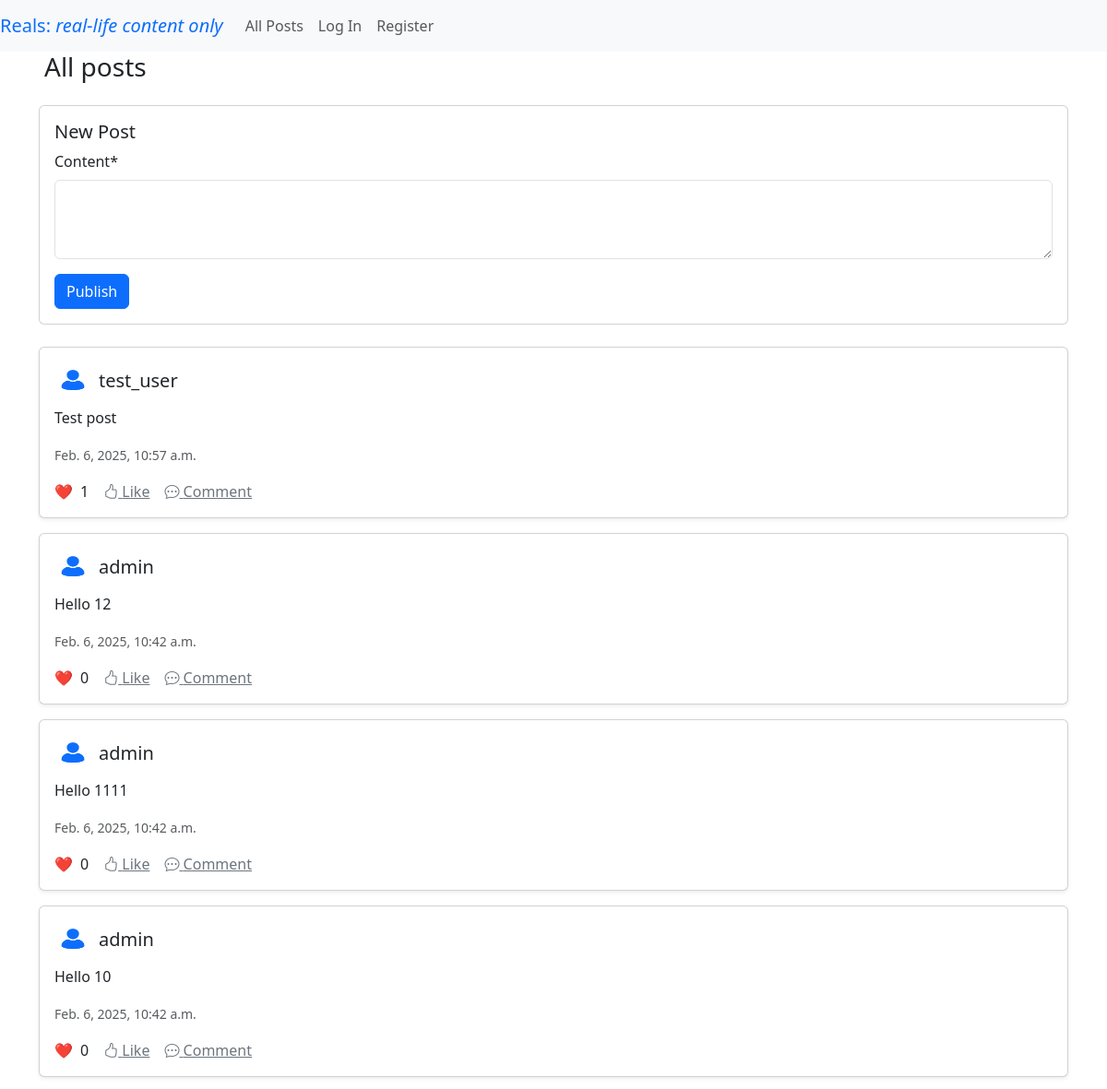
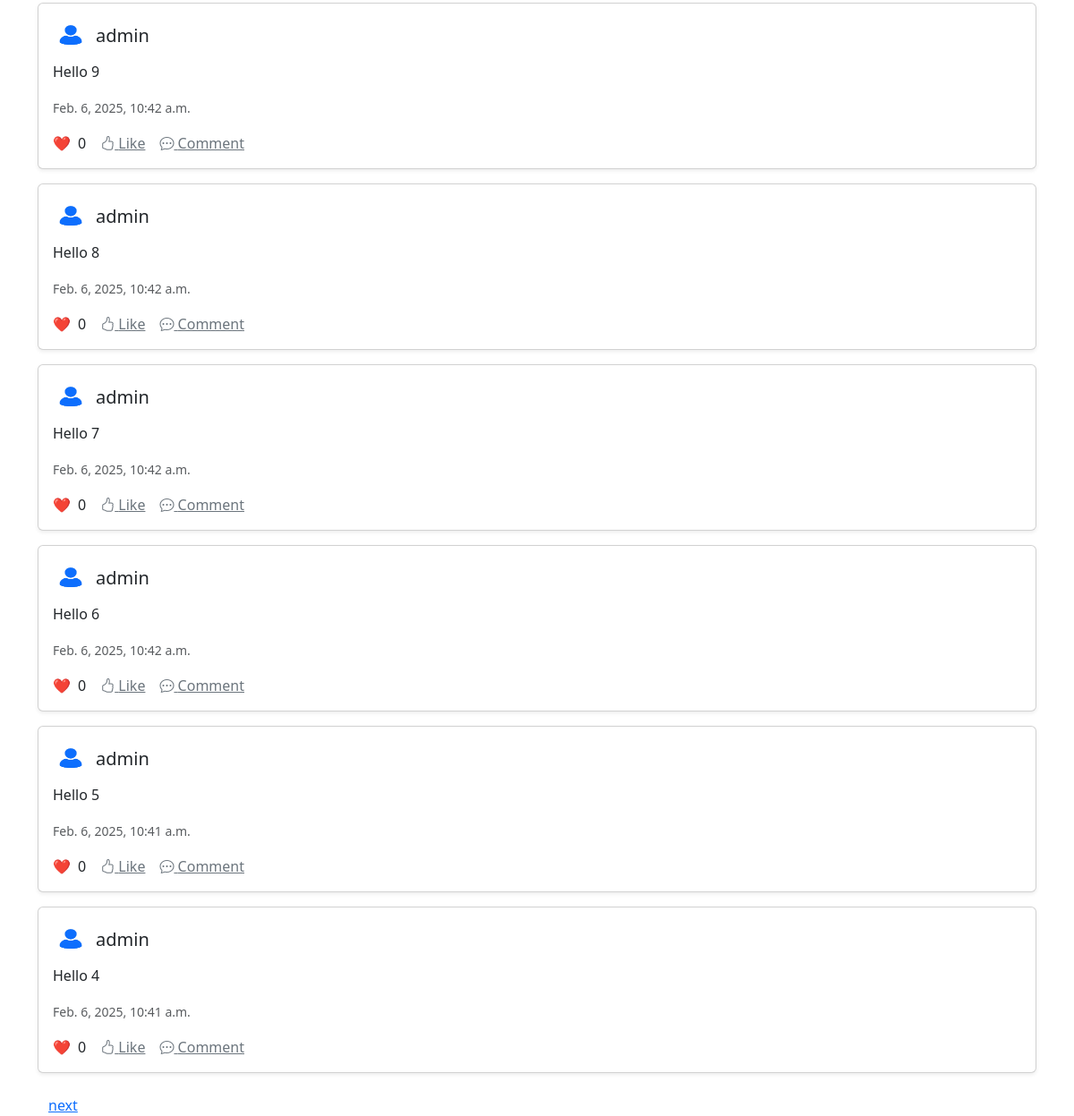
The app's page /, older data (2 pictures, top to bottom).
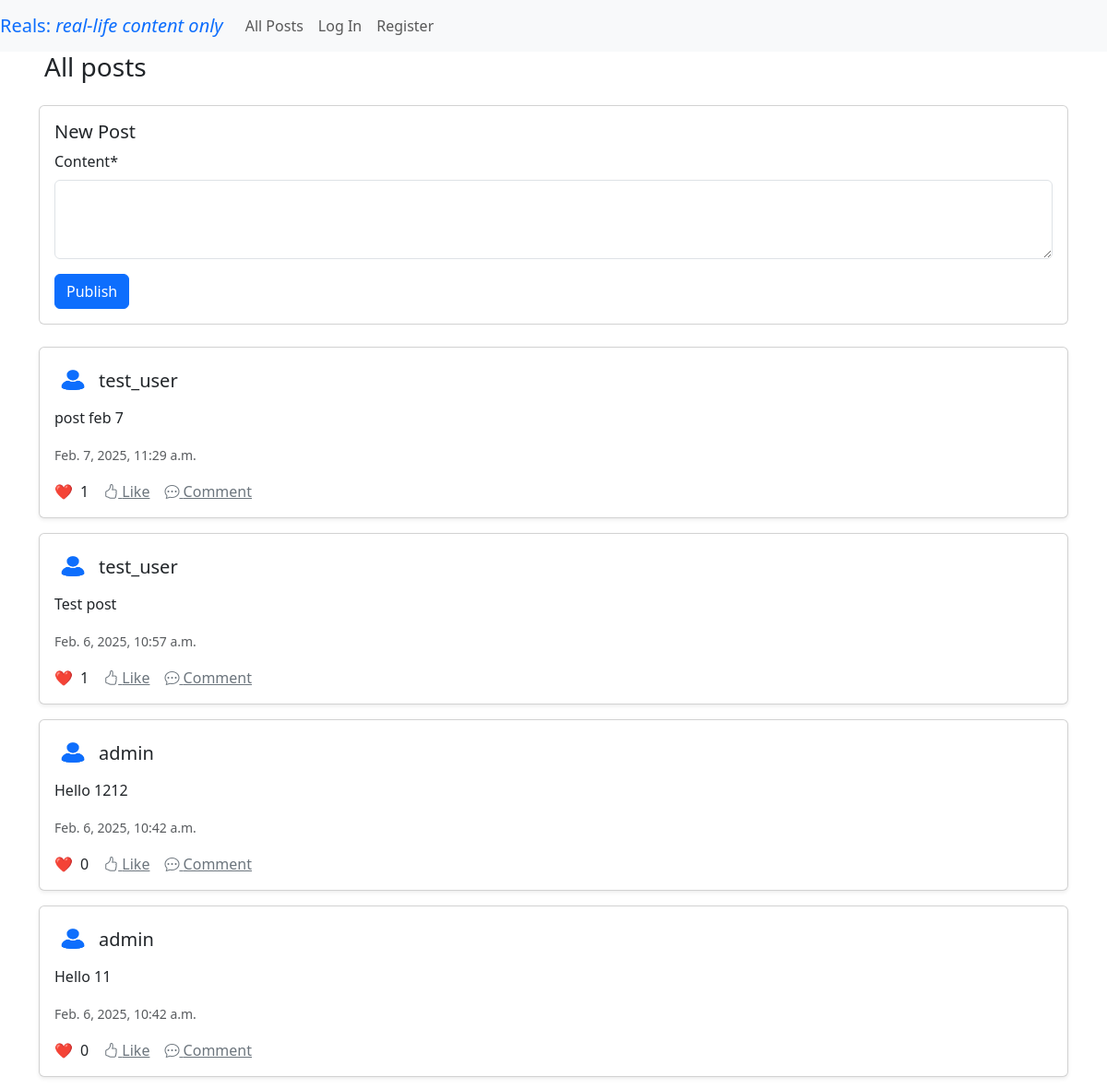
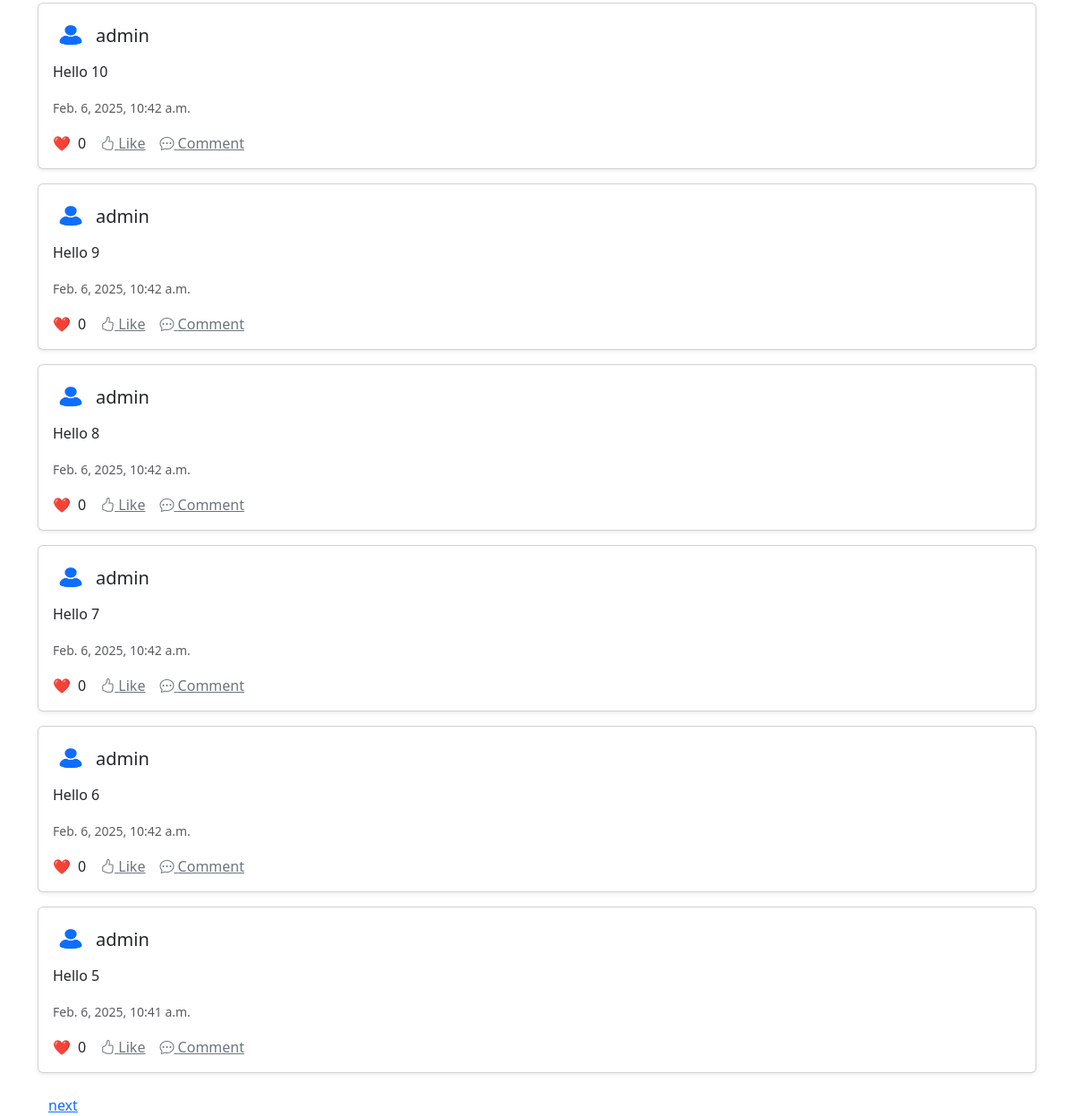
The same page, newer data (2 pictures, top to bottom).
### network/models.py (models this page shows, shortened)
class Post(models.Model):
    user = models.ForeignKey(User, on_delete=models.CASCADE, related_name="posts")
    content = models.TextField(max_length=1000)
    timestamp = models.DateTimeField(auto_now_add=True)
    likes = models.ManyToManyField(User, blank=True, related_name="liked_posts")
    active = models.BooleanField(default=True) # the admin can block users
    def like_count(self):
        return self.likes.count()
    class Meta:
        ordering = ['-timestamp']

class User(AbstractUser):
    pass

### network/views.py (the view)
# urls.py: path("", views.home, name="home"),
def home(request):
    if request.method == 'POST':
        if request.user.is_authenticated:
            user = request.user
            form = PostForm(request.POST)
            if form.is_valid():
                new_post = form.save(commit=False)
                new_post.user = user
                new_post.save()
                messages.success(request, "Hooray! Your post was saved!")
                return redirect('home')
            messages.warning(request, "Oops! Something went wrong! Please try again.") # form was not valid
        else: #user is not authenticated
            messages.warning(request, "Please log in to publish posts")
            return redirect('home')
    else:
        form = PostForm()
        posts = Post.objects.all()
        paginator = Paginator(posts, 10)  # display 10 posts at a time
        page_number = request.GET.get('page')
        page_obj = paginator.get_page(page_number)
        return render(request, 'network/home.html', {'form': form, 'page_obj': page_obj})

### network/forms.py
class PostForm(forms.ModelForm):
    class Meta:
        model = Post
        fields = ['content']
        widgets = {
            'content': forms.Textarea(attrs={'class': 'form-control', 'rows': 3}),
        }

### network/templates/network/home.html (shortened to what this page needs)
{% extends "network/layout.html" %}
{% load crispy_forms_tags %}
{% block body %}
<h3 class="mx-5"> All posts </h3>
<div class="container mt-4">
    <div class="card mb-4">
        <div class="card-body">
            <h5 class="card-title">New Post</h5>
            <form method="post">
                {{ form|crispy }}
                <button type="submit" class="btn btn-primary" name="create_post" > Publish </button>
            </form>
        </div>
    </div>
    {% include 'network/partials/posts.html' %}
    {% endblock %}

### network/templates/network/partials/post.html (shortened to what this page needs)
{% load static %}
<div id="post-{{ post.id }}" class="card mb-3 shadow-sm rounded">
    <div class="card-body">
        <div class="d-flex align-items-center">
            <img src="{% static 'network/network_profile_user.jpg' %}" alt="Profile" class="rounded-circle me-2" width="40" height="40">
            <h5 class="card-title mb-0">
                <a href="{% url 'profile' user_id=post.user.id %}" class="text-dark text-decoration-none">
                    {{ post.user }}
                </a>
            </h5>
        </div>
        <p class="mt-2">{{ post.content }}</p>
        <small class="text-muted">{{ post.timestamp }}</small>
        <div class="d-flex align-items-center mt-3">
            <span class="text-danger me-2">❤️</span> <span class="me-3">{{ post.like_count }}</span>
            {% if user == post.user %}
                <button class="btn btn-primary"
                        hx-get="{% url 'edit_post' post_id=post.id %}"
                        hx-target="#post-{{ post.id }}"
                        hx-swap="outerHTML"
                        id="edit-btn">
                    <i class="bi bi-pencil-square"></i> Edit
                </button>
            {% else %}
                <a href="#" class="text-secondary me-3">
                    <i class="bi bi-hand-thumbs-up"></i> Like
                </a>
                <a href="#" class="text-secondary">
                    <i class="bi bi-chat-dots"></i> Comment
                </a>
            {% endif %}
        </div>
        </div>
</div>

Row changes from the older to the newer data that the page shows:
no longer on this page (row unchanged): Post: user "admin", content "Hello 4", timestamp "Feb. 6, 2025, 10:41 a.m.", like_count "0", shows "Like"
added Post: user "test_user", content "post feb 7", timestamp "Feb. 7, 2025, 11:29 a.m.", like_count "1", shows "Like"
changed Post: content "Hello 12" → "Hello 1212"
changed Post: content "Hello 1111" → "Hello 11"
